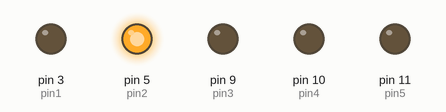
This sketch was run on a simulated Arduino Uno, built with avr-gcc and run on an emulated ATmega328P. On the bench: output pins drawn as LEDs (lit = HIGH). Random numbers use the default seed unless the sketch sets one.

Above: at 0.8 s.
At 8.4 s:
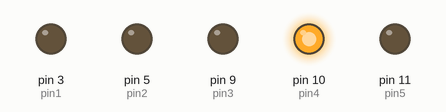
At 12.1 s:
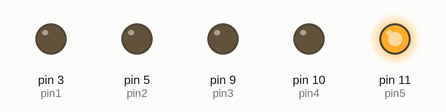
At 13.5 s:
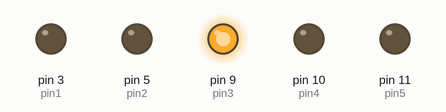
At 26.6 s:
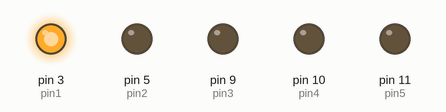
At 39.5 s:
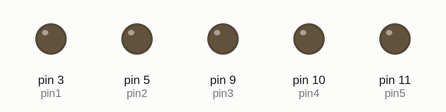
Timing chart, 0 to 40.0 s (numbered marks = the images above):
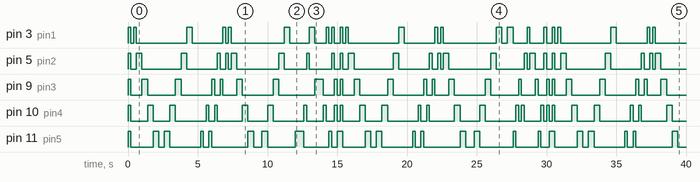

Measured:
- by itself, pin 3 (pin1): LOW → HIGH at 0.00 s, → LOW 0.20 s later, → HIGH 0.20 s later, → LOW 0.20 s later, … (46 changes in this stretch)
- by itself, pin 5 (pin2): LOW → HIGH at 0.00 s, → LOW 0.20 s later, → HIGH 0.40 s later, → LOW 0.40 s later, … (50 changes in this stretch)
- by itself, pin 9 (pin3): LOW → HIGH at 0.00 s, → LOW 0.20 s later, → HIGH 0.80 s later, → LOW 0.40 s later, … (50 changes in this stretch)
- by itself, pin 10 (pin4): LOW → HIGH at 0.00 s, → LOW 0.20 s later, → HIGH 1.2 s later, → LOW 0.40 s later, … (54 changes in this stretch)
- by itself, pin 11 (pin5): LOW → HIGH at 0.00 s, → LOW 0.20 s later, → HIGH 1.6 s later, → LOW 0.40 s later, … (48 changes in this stretch)

The sketch:

led_patterns.ino
```cpp
const int pin1 = 3;
const int pin2 = 5;
const int pin3 = 9;
const int pin4 = 10;
const int pin5 = 11;
const int pins[] = { pin1, pin2, pin3, pin4, pin5 };
// sizeof will return the bytes not the items, so we divide by the bytes of the first item
const int pinCount = sizeof(pins) / sizeof(pins[0]);
const int timer = 200;
const int fadeStep = 1;
const int fadeSpeed = 5; // ms delay between updates
const int maxBrightness = 255;
const int totalFadeTime = (maxBrightness / fadeStep) * fadeSpeed;
const int interval = totalFadeTime / 10;
int brightness[] = {0, 0, 0, 0, 0};
int direction[] = {1, 1, 1, 1, 1};  // 1=fading up, -1=fading down
unsigned long previousMillis[] = {0, 0, 0, 0, 0};
unsigned long sequenceStartTime = 0;
unsigned long startDelay[] = {0, interval, interval * 2, interval * 3, interval * 4};  // Staggered starts
bool sequenceActive = false;

void setup() {
  /*
    An unconnected analog pin acts like an antenna, picking up random electromagnetic noise from the environment.
    When you call analogRead() on it, you get an unpredictable value influenced by nearby electrical fields, radio signals,
    and other ambient interference.
    Without randomSeed(), the random() function generates the same sequence every time your Arduino resets because
    it's pseudorandom, it follows a deterministic algorithm. The seed value sets the starting point for that sequence,
    so different seeds produce different sequences.
  */
  randomSeed(analogRead(A1));

  for (int i = 0; i < pinCount; i++) {
    pinMode(pins[i], OUTPUT);
  }
}

void loop() {
  fastBlink();
  ping();
  pong();
  pang();
  pingPong();
  randomize();
  groupChaser();
//   fadeChaser();
}

/* Utilities */
void power(int state = LOW) {
  for (int i = 0; i < pinCount; i++) {
    int thisPin = pins[i];

    digitalWrite(thisPin, state);
  }
}

void ping() {
  for (int i = 0; i < pinCount; i++) {
    int thisPin = pins[i];
    int nextPin = pins[i + 1];

    digitalWrite(thisPin, HIGH);
    delay(timer);
    digitalWrite(thisPin, LOW);
    digitalWrite(nextPin, HIGH);
    delay(timer);
    digitalWrite(nextPin, LOW);
  }
}

void pong() {
  for (int i = pinCount; i >= 0; i--) {
    int thisPin = pins[i];
    int nextPin = pins[i - 1];

    digitalWrite(thisPin, HIGH);
    delay(timer);
    digitalWrite(thisPin, LOW);
    digitalWrite(nextPin, HIGH);
    delay(timer);
    digitalWrite(nextPin, LOW);
  }
}

void pang() {
  for (int i = pinCount; i >= 0; i--) {
    int thisPin = pins[i];
    int nextPin = pins[i + 1];

    digitalWrite(thisPin, HIGH);
    delay(timer);
    digitalWrite(thisPin, LOW);
    digitalWrite(nextPin, HIGH);
    delay(timer);
    digitalWrite(nextPin, LOW);
  }
}

/**
  Pattern: Chaser
  1 on
  delay
  1 off
  2 on
  delay
  2 off
  3 on
  delay
  3 off
*/

void chaser() {
  ping();
}
/**
Pattern: Fast blink
all on
delay
all off
*/
void fastBlink() {
  power(HIGH);
  delay(timer);

  power(LOW);
  delay(timer);
}

/**
Pattern: Ping-pong
like chaser but also in reverse
  1 on
  delay
  1 off
  2 on
  delay
  2 off
  3 on
  delay
  3 off
*/

void pingPong() {
  ping();
  delay(timer);
  pong();
  delay(timer);
}

/**
  Pattern: Random
  Flash random LEDs
*/
void randomize() {
  for (int i = 0; i < 13; i++) {
    int randomIndex = random(0, pinCount);

    digitalWrite(pins[randomIndex], HIGH);
    delay(timer);
    digitalWrite(pins[randomIndex], LOW);
  }
}

/**
  Pattern: Group chaser
  divide in groups of 2 and blink them together like the chaser
  pin 1 om
  pin 2 om
  delay
  pin 1 off
  pin 2 off
  pin 3 on
  pin 4 on
  delay
  pin 3 off
  pin 4 off
  pin 5 on
  pin 6 on
  delay
  pin 5 off
  pin 6 off
  delay
*/
void groupChaser() {
  int group_size = 2;
  for (int i = 0; i < pinCount; i += group_size) {
    for (int j = i; j < i + group_size && j < pinCount; j++) {
      digitalWrite(pins[j], HIGH);
    }

    delay(timer);

    for (int j = i; j < i + group_size && j < pinCount; j++) {
      digitalWrite(pins[j], LOW);
    }
  }
}

void fadeChaser() {
  if (!sequenceActive) {
    sequenceStartTime = millis();
    resetSequence();
    sequenceActive = true;
  }

  unsigned long currentMillis = millis();
  bool allDone = true;

  for (int i = 0; i < pinCount; i++) {
    updateLED(i, currentMillis);
    if (brightness[i] > 0 || direction[i] == 1) {
      allDone = false;
    }
  }

  if (allDone) {
    sequenceActive = false;  // Ready for next call
  }
}

void resetSequence() {
  for (int i = 0; i < pinCount; i++) {
    brightness[i] = 0;
    direction[i] = 1;
    previousMillis[i] = 0;
    // startDelay relative to sequence start
    startDelay[i] = sequenceStartTime + (interval * i);
  }
}

void updateLED(int ledIndex, unsigned long currentMillis) {
  if (currentMillis < startDelay[ledIndex]) {
    return;
  }

  if (currentMillis - previousMillis[ledIndex] >= fadeSpeed) {
    previousMillis[ledIndex] = currentMillis;

    // Each LED independently fades
    if (direction[ledIndex] == 1) {
      brightness[ledIndex] += fadeStep;
    } else {
      brightness[ledIndex] -= fadeStep;
    }

    // Each LED independently switches at max
    if (brightness[ledIndex] >= maxBrightness) {
      brightness[ledIndex] = maxBrightness;
      direction[ledIndex] = -1;
    }
    if (brightness[ledIndex] <= 0) {
      brightness[ledIndex] = 0;
    }

    analogWrite(pins[ledIndex], brightness[ledIndex]);
  }
}
```
